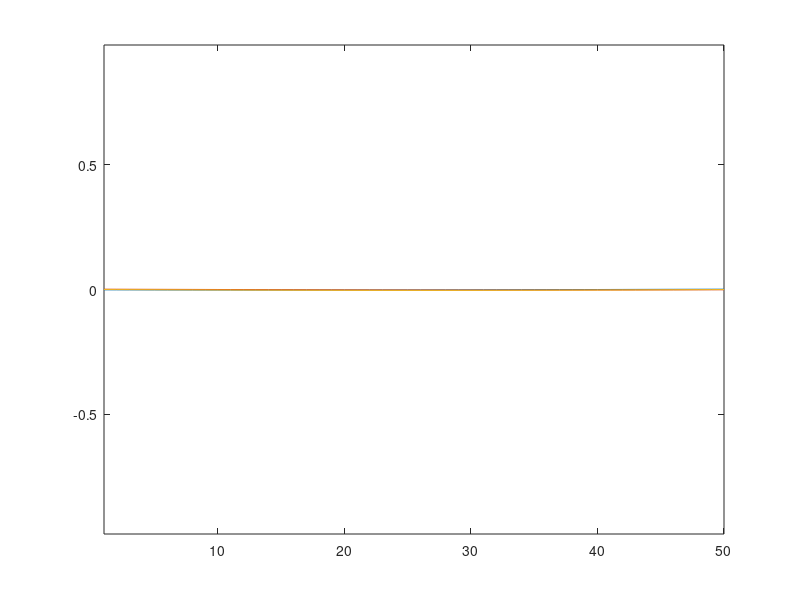
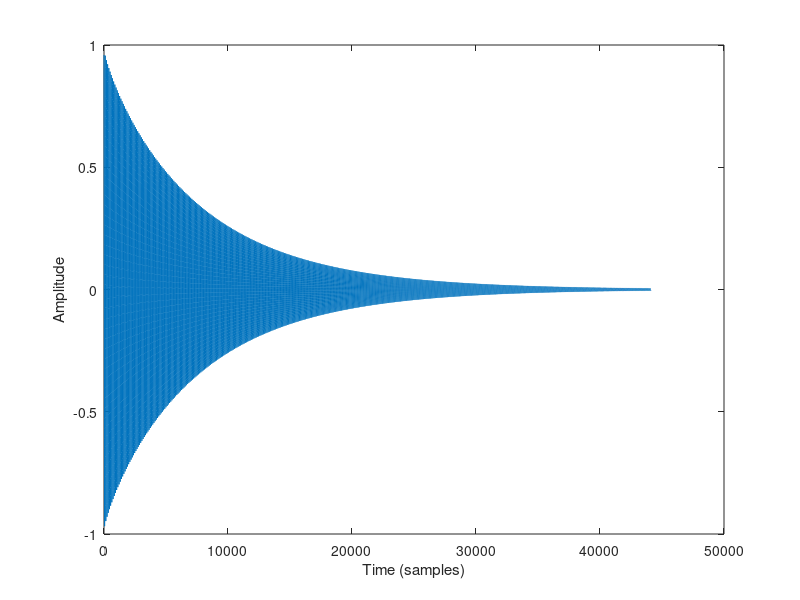
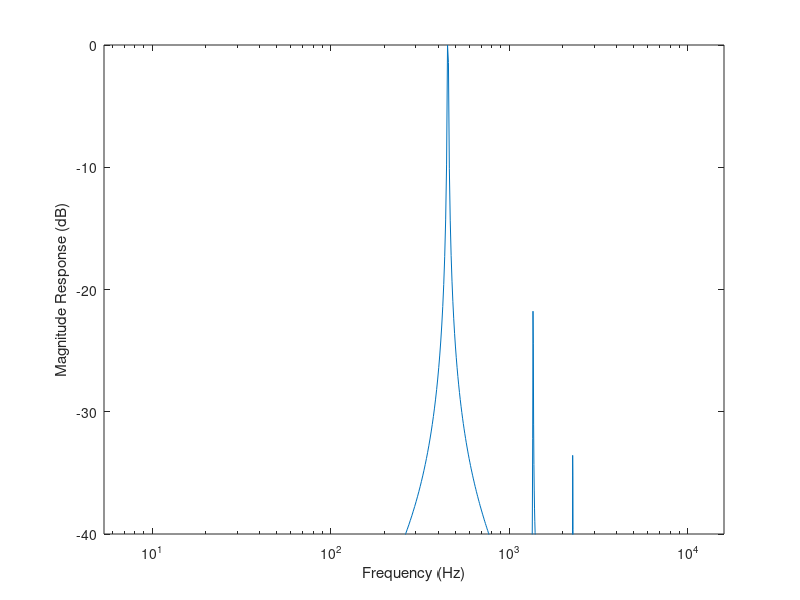

The MATLAB source for these figures, in order: (Note: this script raises an error after producing the figures.)
% Plucked String Digital Waveguide Sound Synthesis
% Based on travelling wave, two delay-line model
% Variable plucking position and output possible
% Simple bridge reflection coefficient.
% DTM 29/1/2016

Fs = 44100;         % Sample Rate for audio output
T = 1/Fs;           % Sample period
N = 44100;          % Number of samples in output
f0 = 441;           % Fundamental Frequency of string in Hz.

L = floor(0.5*Fs/f0);   % String Length in samples - floor rounds each value to nearest int
x = 0.5;                % Pluck Position as a proportion of string length
pickup = floor(L/2);    % Output Position

r = -1;                 % Bridge Reflection Coefficient

% Right-going delay line, defined by L 
right = zeros(1,L);
% Left-going delay line, defined by L
left = zeros(1,L);

% Define initial string shape from pluck position x
pluck = x*(L-1); % Find point on string corresponding to pluck position
x = [ ([0:floor(pluck)]/pluck),(L-1-[(floor(pluck)+1):(L-1)])/(L-1-pluck)];

% Initial displacement for each delay line is equivalent to plucked string
% excitation shape divided by 2.
left(1:L) = x(1:L)/2;
right(1:L) = x(1:L)/2;

% Initialize output
out = zeros(1,N);

% Initialize variables for display
pkval = max(abs(x));
string_pos = 1:L;

% Main digital waveguide loop
for n = 1:N
    
    % Resamples the output at a rate of Fs/200 to plot the mass 
    % displacement in real-time.
    if mod(n,200)==0 
        % Plot left and right-moving waves, and their sum
        plot(string_pos, left, string_pos, right, string_pos, left+right);
        % Make sure the axis scaling stays the same for each plot
        axis([1 L -pkval pkval]);
        pause(0.02);
    end
    
    
  % Shift left-going wave one step left; append dummy value for now
  left = [left(2:L),0];
  % At the 'nut' (left-hand end), assume perfect reflection (* -1).
  % New right-going value is negative of new value at nut of left-going
  nut = -left(1);
  
  % Add some slight attenuation at the nut
  % nut = nut * 0.985;
  
  % Add reflection from nut into first element of right-going delay line;
  % Shift right-going wave one step
  right = [nut, right(1:L-1)];
  % At the 'bridge' (right-hand end), assume perfect reflection (* -1).
  % New left-going value is negative of new value at bridge of right-going
  % bridge = r*right(L);
  % bridge = r*0.5*(right(L) + right(L-1));
  
  % for an N point moving average filter:
  % bridge = r*(1/N)*(right(L) + right(L-1) + ... + right(L-(N-1));
   bridge = r*0.33*(right(L) + right(L-1) + right(L-2));
  
  
  % Add a low pass filter to attenuate values at bridge
  % g = 0.5*right(L) + 0.5*right(L-1);
  % bridge = bridge * g;
  
  % Add new bridge value to end of left-going delay line, replacing dummy
  % value from above:
  left(L) = bridge;
  

  % Output is sum of left and right going delay lines at pickup point.
  % Calculate output:
  out(n) = left(pickup) + right(pickup);
 
end

% Plot time domain response of output
figure(2);
plot(out);
xlabel('Time (samples)');
ylabel('Amplitude');

fftSize = 8192;
f = (0:fftSize-1)*(Fs/fftSize);

% Plot frequency domain response of output
figure(3);
semilogx(f,20*log10(abs(fft(out,fftSize))/max(abs(fft(out,fftSize)))));
axis([0 16000 -40 0]);
xlabel('Frequency (Hz)');
ylabel('Magnitude Response (dB)');

% Plot spectrogram of output
figure(4);
spectrogram(out, 'yaxis', 1024, 256, 1024);

soundsc(out, Fs);
